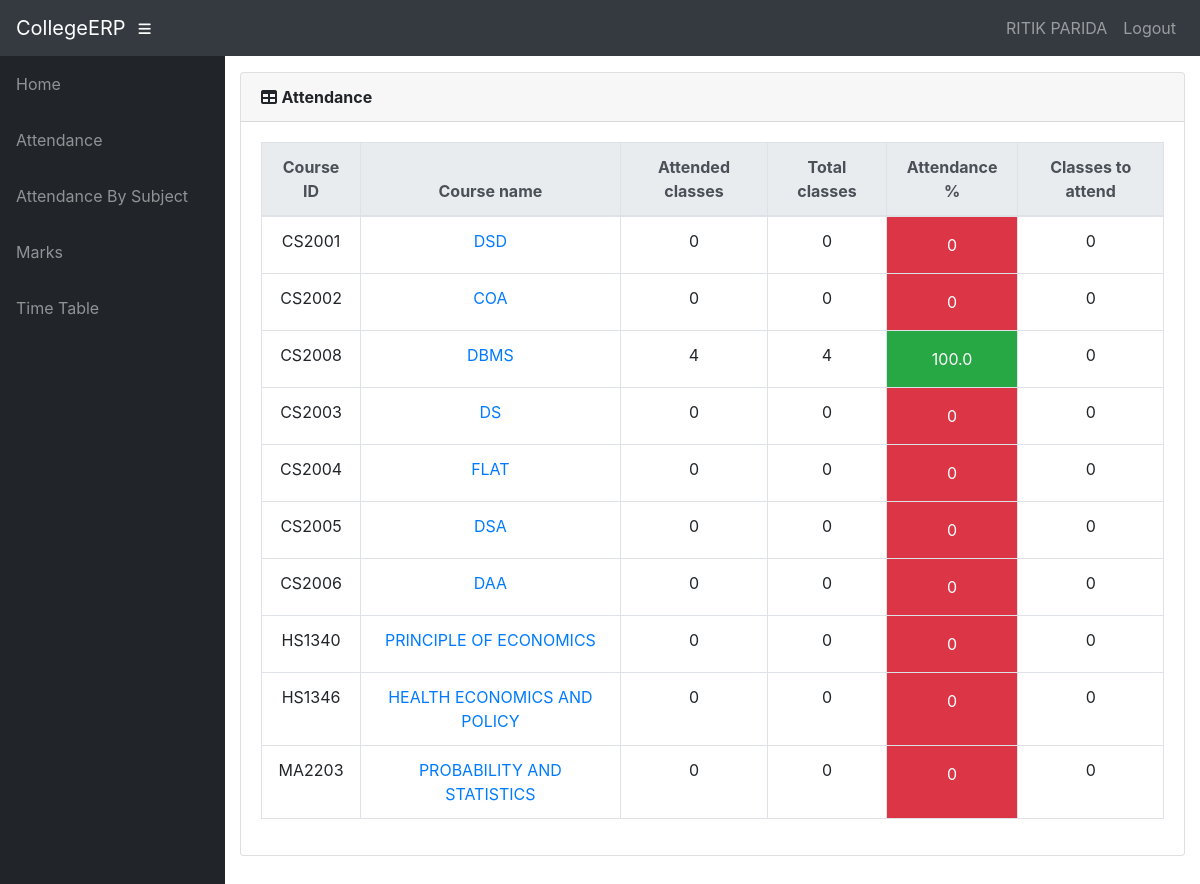
/info/student/0179/attendance/ (signed in), run on the app's committed database.
### info/models.py (models this page shows, shortened)
class User(AbstractUser):
    @property
    def is_student(self):
        if hasattr(self, 'student'):
            return True
        return False

class Student(models.Model):
    user = models.OneToOneField(User, on_delete=models.CASCADE, null=True)
    class_id = models.ForeignKey(Class, on_delete=models.CASCADE, default=1)
    USN = models.CharField(primary_key='True', max_length=100)
    name = models.CharField(max_length=200)
    sex = models.CharField(max_length=50, choices=sex_choice, default='Male')
    DOB = models.DateField(default='1998-01-01')
    def __str__(self):
        return self.name

class AttendanceTotal(models.Model):
    course = models.ForeignKey(Course, on_delete=models.CASCADE)
    student = models.ForeignKey(Student, on_delete=models.CASCADE)
    class Meta:
        unique_together = (('student', 'course'),)
    @property
    def att_class(self):
        stud = Student.objects.get(name=self.student)
        cr = Course.objects.get(name=self.course)
        att_class = Attendance.objects.filter(course=cr, student=stud, status='True').count()
        return att_class
    @property
    def total_class(self):
        stud = Student.objects.get(name=self.student)
        cr = Course.objects.get(name=self.course)
        total_class = Attendance.objects.filter(course=cr, student=stud).count()
        return total_class
    @property
    def attendance(self):
        stud = Student.objects.get(name=self.student)
        cr = Course.objects.get(name=self.course)
        total_class = Attendance.objects.filter(course=cr, student=stud).count()
        att_class = Attendance.objects.filter(course=cr, student=stud, status='True').count()
        if total_class == 0:
            attendance = 0
        else:
            attendance = round(att_class / total_class * 100, 2)
        return attendance
    @property
    def classes_to_attend(self):
        stud = Student.objects.get(name=self.student)
        cr = Course.objects.get(name=self.course)
        total_class = Attendance.objects.filter(course=cr, student=stud).count()
        att_class = Attendance.objects.filter(course=cr, student=stud, status='True').count()
        cta = math.ceil((0.75*total_class - att_class)/0.25)
        if cta < 0:
            return 0
        return cta

class Course(models.Model):
    dept = models.ForeignKey(Dept, on_delete=models.CASCADE)
    id = models.CharField(primary_key='True', max_length=50)
    name = models.CharField(max_length=50)
    shortname = models.CharField(max_length=50, default='X')
    def __str__(self):
        return self.name

### info/views.py (the view)
# urls.py: path('student/<slug:stud_id>/attendance/', views.attendance, name='attendance'),
@login_required()
def attendance(request, stud_id):
    stud = Student.objects.get(USN=stud_id)
    ass_list = Assign.objects.filter(class_id_id=stud.class_id)
    att_list = []
    for ass in ass_list:
        try:
            a = AttendanceTotal.objects.get(student=stud, course=ass.course)
        except AttendanceTotal.DoesNotExist:
            a = AttendanceTotal(student=stud, course=ass.course)
            a.save()
        att_list.append(a)
    return render(request, 'info/attendance.html', {'att_list': att_list})

### info/templates/info/attendance.html
{% extends 'info/base.html' %}
    {% load static %}
    {% block content %}
                  <div class="card mb-3">
            <div class="card-header">
              <i class="fas fa-table"></i>
            <b>Attendance</b></div>
            <div class="card-body">
              <div class="table-responsive">
                <table class="table table-bordered text-center" id="dataTable" width="100%" cellspacing="0">
                  <thead class="thead-light ">
                    <tr>
                        <th>Course ID</th>
                        <th>Course name</th>
                        <th>Attended classes</th>
                        <th>Total classes</th>
                        <th>Attendance %</th>
                        <th>Classes to attend</th>
                    </tr>
                  </thead>
                  <tbody>
                    {% for a in att_list %}
                    <tr>
                        <td>{{ a.course_id }}</td>
                        <td><a href="{% url 'attendance_detail' a.student.USN a.course.id %}">{{a.course.name}}</a></td>
                        <td>{{ a.att_class }}</td>
                        <td>{{ a.total_class }}</td>
                        {% if a.attendance < 75 %}
                            <td class="p-3 mb-2 bg-danger text-white">{{ a.attendance }}</td>
                        {% else %}
                            <td class="p-3 mb-2 bg-success text-white">{{ a.attendance }}</td>
                        {% endif %}
                        <td>{{ a.classes_to_attend }}</td>
                    </tr>
                    {% empty %}
                            <p>student has no courses</p>
                    {% endfor %}
                  </tbody>
                </table>
              </div>
            </div>
          </div>
    {% endblock %}

### info/templates/info/base.html (shortened to what this page needs)
<!DOCTYPE html>
<html lang="en">
  <head>
      {% load static %}
    <link href="{% static '/info/bootstrap/vendor/bootstrap/css/bootstrap.min.css' %}" rel="stylesheet">
    <link href="{% static '/info/bootstrap/vendor/fontawesome-free/css/all.min.css' %}" rel="stylesheet" type="text/css">
    <link href="{% static '/info/bootstrap/vendor/datatables/dataTables.bootstrap4.css' %}" rel="stylesheet">
    <link href="{% static '/info/bootstrap/css/sb-admin.css' %}" rel="stylesheet">
  </head>
  <body id="page-top">
    <nav class="navbar navbar-expand navbar-dark bg-dark static-top">
      <a class="navbar-brand mr-1" href="{% url 'index' %}">CollegeERP</a>
      <button class="btn btn-link btn-sm text-white order-1 order-sm-0" id="sidebarToggle" href="#">
        <i class="fas fa-bars"></i>
      </button>
        <div class="collapse navbar-collapse" id="navbarResponsive">
          <ul class="navbar-nav ml-auto">
            <li class="nav-item">
                {% if request.user.is_student %}
                    <a class="nav-link text-capitalize">{{ request.user.student.name }}</a>
                {% elif request.user.is_teacher %}
                    <a class="nav-link text-capitalize">{{ request.user.teacher.name }}</a>
                {% endif %}
            </li>
            <li class="nav-item">
                <a class="nav-link" href="#" data-toggle="modal" data-target="#logoutModal">Logout</a>
            </li>
          </ul>
        </div>
    </nav>
    <div id="wrapper">
      <ul class="sidebar navbar-nav">
            <li class="nav-item">
              <a class="nav-link" href="{% url 'index' %}">
                <span>Home</span>
              </a>
            </li>
        {% if request.user.is_student %}
            <li class="nav-item">
              <a class="nav-link" href="{% url 'attendance' request.user.student.USN %}">
                <span>Attendance</span>
              </a>
            </li>
            <li class="nav-item">
              <a class="nav-link" href="{% url 'attendance' request.user.student.USN %}">
                <span>Attendance By Subject</span>
              </a>
            </li>
            <li class="nav-item">
              <a class="nav-link" href="{% url 'marks_list' request.user.student.USN %}">
                <span>Marks</span>
              </a>
            </li>
              <li class="nav-item">
              <a class="nav-link" href="{% url 'timetable' request.user.student.class_id_id %}">
                <span>Time Table</span>
              </a>
            </li>
        {% endif %}
      </ul>
      <div id="content-wrapper">
        <div class="container-fluid">
            {% block content %}
            {% endblock %}
        </div>
      </div>
    </div>
  </body>
</html>

### data on the page
User: user.student.name "RITIK PARIDA"
AttendanceTotal: course_id "CS2001", course.name "DSD", att_class "0", total_class "0", attendance "0", classes_to_attend "0"
AttendanceTotal: course_id "CS2002", course.name "COA", att_class "0", total_class "0", attendance "0", classes_to_attend "0"
AttendanceTotal: course_id "CS2008", course.name "DBMS", att_class "4", total_class "4", attendance "100.0", classes_to_attend "0"
AttendanceTotal: course_id "CS2003", course.name "DS", att_class "0", total_class "0", attendance "0", classes_to_attend "0"
AttendanceTotal: course_id "CS2004", course.name "FLAT", att_class "0", total_class "0", attendance "0", classes_to_attend "0"
AttendanceTotal: course_id "CS2005", course.name "DSA", att_class "0", total_class "0", attendance "0", classes_to_attend "0"
AttendanceTotal: course_id "CS2006", course.name "DAA", att_class "0", total_class "0", attendance "0", classes_to_attend "0"
AttendanceTotal: course_id "HS1340", course.name "PRINCIPLE OF ECONOMICS", att_class "0", total_class "0", attendance "0", classes_to_attend "0"
AttendanceTotal: course_id "HS1346", course.name "HEALTH ECONOMICS AND POLICY", att_class "0", total_class "0", attendance "0", classes_to_attend "0"
AttendanceTotal: course_id "MA2203", course.name "PROBABILITY AND STATISTICS", att_class "0", total_class "0", attendance "0", classes_to_attend "0"
